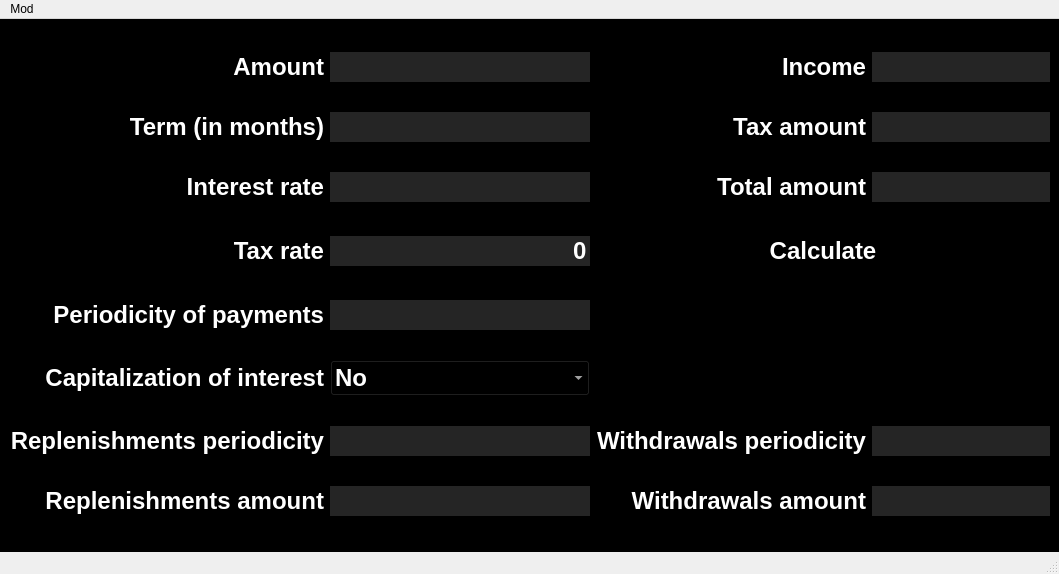
<?xml version="1.0" encoding="UTF-8"?>
<ui version="4.0">
 <class>Deposit</class>
 <widget class="QMainWindow" name="Deposit">
  <property name="geometry">
   <rect>
    <x>0</x>
    <y>0</y>
    <width>987</width>
    <height>574</height>
   </rect>
  </property>
  <property name="windowTitle">
   <string>Deposit Calculator</string>
  </property>
  <widget class="QWidget" name="centralwidget">
   <property name="styleSheet">
    <string notr="true">QWidget {
	background-color: balck;
}</string>
   </property>
   <layout class="QGridLayout" name="gridLayout">
    <item row="0" column="3">
     <widget class="QLineEdit" name="Inc">
      <property name="font">
       <font>
        <family>Arial</family>
        <pointsize>18</pointsize>
        <bold>true</bold>
       </font>
      </property>
      <property name="focusPolicy">
       <enum>Qt::NoFocus</enum>
      </property>
      <property name="styleSheet">
       <string notr="true">QLineEdit {
	background-color: rgb(37, 37, 37);
	border: 1px black;
	color: white;
}</string>
      </property>
      <property name="alignment">
       <set>Qt::AlignRight|Qt::AlignTrailing|Qt::AlignVCenter</set>
      </property>
     </widget>
    </item>
    <item row="0" column="2">
     <widget class="QLabel" name="label_7">
      <property name="font">
       <font>
        <family>Arial</family>
        <pointsize>18</pointsize>
        <bold>true</bold>
       </font>
      </property>
      <property name="styleSheet">
       <string notr="true">QLabel {
	color: white;
}</string>
      </property>
      <property name="text">
       <string>Income</string>
      </property>
      <property name="alignment">
       <set>Qt::AlignRight|Qt::AlignTrailing|Qt::AlignVCenter</set>
      </property>
     </widget>
    </item>
    <item row="3" column="0">
     <widget class="QLabel" name="label_4">
      <property name="font">
       <font>
        <family>Arial</family>
        <pointsize>18</pointsize>
        <bold>true</bold>
       </font>
      </property>
      <property name="styleSheet">
       <string notr="true">QLabel {
	color: white;
}</string>
      </property>
      <property name="text">
       <string>Tax rate</string>
      </property>
      <property name="alignment">
       <set>Qt::AlignRight|Qt::AlignTrailing|Qt::AlignVCenter</set>
      </property>
     </widget>
    </item>
    <item row="2" column="1">
     <widget class="QLineEdit" name="Perc">
      <property name="font">
       <font>
        <family>Arial</family>
        <pointsize>18</pointsize>
        <bold>true</bold>
       </font>
      </property>
      <property name="focusPolicy">
       <enum>Qt::ClickFocus</enum>
      </property>
      <property name="styleSheet">
       <string notr="true">QLineEdit {
	background-color: rgb(37, 37, 37);
	border: 1px black;
	color: white;
}</string>
      </property>
      <property name="alignment">
       <set>Qt::AlignRight|Qt::AlignTrailing|Qt::AlignVCenter</set>
      </property>
     </widget>
    </item>
    <item row="8" column="2">
     <widget class="QLabel" name="label_13">
      <property name="font">
       <font>
        <family>Arial</family>
        <pointsize>18</pointsize>
        <bold>true</bold>
       </font>
      </property>
      <property name="styleSheet">
       <string notr="true">QLabel {
	color: white;
}</string>
      </property>
      <property name="text">
       <string>Withdrawals amount</string>
      </property>
      <property name="alignment">
       <set>Qt::AlignRight|Qt::AlignTrailing|Qt::AlignVCenter</set>
      </property>
     </widget>
    </item>
    <item row="8" column="1">
     <widget class="QLineEdit" name="Add">
      <property name="font">
       <font>
        <family>Arial</family>
        <pointsize>18</pointsize>
        <bold>true</bold>
       </font>
      </property>
      <property name="focusPolicy">
       <enum>Qt::ClickFocus</enum>
      </property>
      <property name="styleSheet">
       <string notr="true">QLineEdit {
	background-color: rgb(37, 37, 37);
	border: 1px black;
	color: white;
}</string>
      </property>
      <property name="alignment">
       <set>Qt::AlignRight|Qt::AlignTrailing|Qt::AlignVCenter</set>
      </property>
     </widget>
    </item>
    <item row="2" column="3">
     <widget class="QLineEdit" name="Total">
      <property name="font">
       <font>
        <family>Arial</family>
        <pointsize>18</pointsize>
        <bold>true</bold>
       </font>
      </property>
      <property name="focusPolicy">
       <enum>Qt::NoFocus</enum>
      </property>
      <property name="styleSheet">
       <string notr="true">QLineEdit {
	background-color: rgb(37, 37, 37);
	border: 1px black;
	color: white;
}</string>
      </property>
      <property name="alignment">
       <set>Qt::AlignRight|Qt::AlignTrailing|Qt::AlignVCenter</set>
      </property>
     </widget>
    </item>
    <item row="6" column="0">
     <widget class="QLabel" name="label_6">
      <property name="font">
       <font>
        <family>Arial</family>
        <pointsize>18</pointsize>
        <bold>true</bold>
       </font>
      </property>
      <property name="styleSheet">
       <string notr="true">QLabel {
	color: white;
}</string>
      </property>
      <property name="text">
       <string>Capitalization of interest</string>
      </property>
      <property name="alignment">
       <set>Qt::AlignRight|Qt::AlignTrailing|Qt::AlignVCenter</set>
      </property>
     </widget>
    </item>
    <item row="8" column="0">
     <widget class="QLabel" name="label_11">
      <property name="font">
       <font>
        <family>Arial</family>
        <pointsize>18</pointsize>
        <bold>true</bold>
       </font>
      </property>
      <property name="styleSheet">
       <string notr="true">QLabel {
	color: white;
}</string>
      </property>
      <property name="text">
       <string>Replenishments amount</string>
      </property>
      <property name="alignment">
       <set>Qt::AlignRight|Qt::AlignTrailing|Qt::AlignVCenter</set>
      </property>
     </widget>
    </item>
    <item row="2" column="2">
     <widget class="QLabel" name="label_9">
      <property name="font">
       <font>
        <family>Arial</family>
        <pointsize>18</pointsize>
        <bold>true</bold>
       </font>
      </property>
      <property name="styleSheet">
       <string notr="true">QLabel {
	color: white;
}</string>
      </property>
      <property name="text">
       <string>Total amount</string>
      </property>
      <property name="alignment">
       <set>Qt::AlignRight|Qt::AlignTrailing|Qt::AlignVCenter</set>
      </property>
     </widget>
    </item>
    <item row="7" column="2">
     <widget class="QLabel" name="label_12">
      <property name="font">
       <font>
        <family>Arial</family>
        <pointsize>18</pointsize>
        <bold>true</bold>
       </font>
      </property>
      <property name="styleSheet">
       <string notr="true">QLabel {
	color: white;
}</string>
      </property>
      <property name="text">
       <string>Withdrawals periodicity</string>
      </property>
      <property name="alignment">
       <set>Qt::AlignRight|Qt::AlignTrailing|Qt::AlignVCenter</set>
      </property>
     </widget>
    </item>
    <item row="2" column="0">
     <widget class="QLabel" name="label_3">
      <property name="font">
       <font>
        <family>Arial</family>
        <pointsize>18</pointsize>
        <bold>true</bold>
       </font>
      </property>
      <property name="styleSheet">
       <string notr="true">QLabel {
	color: white;
}</string>
      </property>
      <property name="text">
       <string>Interest rate</string>
      </property>
      <property name="alignment">
       <set>Qt::AlignRight|Qt::AlignTrailing|Qt::AlignVCenter</set>
      </property>
     </widget>
    </item>
    <item row="4" column="1">
     <widget class="QLineEdit" name="Payout_t">
      <property name="font">
       <font>
        <family>Arial</family>
        <pointsize>18</pointsize>
        <bold>true</bold>
       </font>
      </property>
      <property name="focusPolicy">
       <enum>Qt::ClickFocus</enum>
      </property>
      <property name="styleSheet">
       <string notr="true">QLineEdit {
	background-color: rgb(37, 37, 37);
	border: 1px black;
	color: white;
}</string>
      </property>
      <property name="alignment">
       <set>Qt::AlignRight|Qt::AlignTrailing|Qt::AlignVCenter</set>
      </property>
     </widget>
    </item>
    <item row="0" column="0">
     <widget class="QLabel" name="label">
      <property name="font">
       <font>
        <family>Arial</family>
        <pointsize>18</pointsize>
        <bold>true</bold>
       </font>
      </property>
      <property name="styleSheet">
       <string notr="true">QLabel {
	color: white;
}</string>
      </property>
      <property name="text">
       <string>Amount</string>
      </property>
      <property name="alignment">
       <set>Qt::AlignRight|Qt::AlignTrailing|Qt::AlignVCenter</set>
      </property>
     </widget>
    </item>
    <item row="1" column="0">
     <widget class="QLabel" name="label_2">
      <property name="font">
       <font>
        <family>Arial</family>
        <pointsize>18</pointsize>
        <bold>true</bold>
       </font>
      </property>
      <property name="styleSheet">
       <string notr="true">QLabel {
	color: white;
}</string>
      </property>
      <property name="text">
       <string>Term (in months)</string>
      </property>
      <property name="alignment">
       <set>Qt::AlignRight|Qt::AlignTrailing|Qt::AlignVCenter</set>
      </property>
     </widget>
    </item>
    <item row="7" column="0">
     <widget class="QLabel" name="label_10">
      <property name="font">
       <font>
        <family>Arial</family>
        <pointsize>18</pointsize>
        <bold>true</bold>
       </font>
      </property>
      <property name="styleSheet">
       <string notr="true">QLabel {
	color: white;
}</string>
      </property>
      <property name="text">
       <string>Replenishments periodicity</string>
      </property>
      <property name="alignment">
       <set>Qt::AlignRight|Qt::AlignTrailing|Qt::AlignVCenter</set>
      </property>
     </widget>
    </item>
    <item row="1" column="3">
     <widget class="QLineEdit" name="Tax">
      <property name="font">
       <font>
        <family>Arial</family>
        <pointsize>18</pointsize>
        <bold>true</bold>
       </font>
      </property>
      <property name="focusPolicy">
       <enum>Qt::NoFocus</enum>
      </property>
      <property name="styleSheet">
       <string notr="true">QLineEdit {
	background-color: rgb(37, 37, 37);
	border: 1px black;
	color: white;
}</string>
      </property>
      <property name="alignment">
       <set>Qt::AlignRight|Qt::AlignTrailing|Qt::AlignVCenter</set>
      </property>
     </widget>
    </item>
    <item row="6" column="1">
     <widget class="QComboBox" name="comboBox">
      <property name="minimumSize">
       <size>
        <width>260</width>
        <height>32</height>
       </size>
      </property>
      <property name="font">
       <font>
        <family>Arial</family>
        <pointsize>18</pointsize>
        <bold>true</bold>
       </font>
      </property>
      <property name="styleSheet">
       <string notr="true">QComboBox {
	background-color: black;
	color: white;
}</string>
      </property>
      <item>
       <property name="text">
        <string>No</string>
       </property>
      </item>
      <item>
       <property name="text">
        <string>Yes</string>
       </property>
      </item>
     </widget>
    </item>
    <item row="8" column="3">
     <widget class="QLineEdit" name="Dec">
      <property name="font">
       <font>
        <family>Arial</family>
        <pointsize>18</pointsize>
        <bold>true</bold>
       </font>
      </property>
      <property name="focusPolicy">
       <enum>Qt::ClickFocus</enum>
      </property>
      <property name="styleSheet">
       <string notr="true">QLineEdit {
	background-color: rgb(37, 37, 37);
	border: 1px black;
	color: white;
}</string>
      </property>
      <property name="alignment">
       <set>Qt::AlignRight|Qt::AlignTrailing|Qt::AlignVCenter</set>
      </property>
     </widget>
    </item>
    <item row="0" column="1">
     <widget class="QLineEdit" name="Summ">
      <property name="font">
       <font>
        <family>Arial</family>
        <pointsize>18</pointsize>
        <bold>true</bold>
       </font>
      </property>
      <property name="styleSheet">
       <string notr="true">QLineEdit {
	background-color: rgb(37, 37, 37);
	border: 1px black;
	color: white;
}</string>
      </property>
      <property name="alignment">
       <set>Qt::AlignRight|Qt::AlignTrailing|Qt::AlignVCenter</set>
      </property>
     </widget>
    </item>
    <item row="1" column="2">
     <widget class="QLabel" name="label_8">
      <property name="font">
       <font>
        <family>Arial</family>
        <pointsize>18</pointsize>
        <bold>true</bold>
       </font>
      </property>
      <property name="styleSheet">
       <string notr="true">QLabel {
	color: white;
}</string>
      </property>
      <property name="text">
       <string>Tax amount</string>
      </property>
      <property name="alignment">
       <set>Qt::AlignRight|Qt::AlignTrailing|Qt::AlignVCenter</set>
      </property>
     </widget>
    </item>
    <item row="1" column="1">
     <widget class="QLineEdit" name="Time">
      <property name="font">
       <font>
        <family>Arial</family>
        <pointsize>18</pointsize>
        <bold>true</bold>
       </font>
      </property>
      <property name="focusPolicy">
       <enum>Qt::ClickFocus</enum>
      </property>
      <property name="styleSheet">
       <string notr="true">QLineEdit {
	background-color: rgb(37, 37, 37);
	border: 1px black;
	color: white;
}</string>
      </property>
      <property name="alignment">
       <set>Qt::AlignRight|Qt::AlignTrailing|Qt::AlignVCenter</set>
      </property>
     </widget>
    </item>
    <item row="3" column="1">
     <widget class="QLineEdit" name="Tax_perc">
      <property name="font">
       <font>
        <family>Arial</family>
        <pointsize>18</pointsize>
        <bold>true</bold>
       </font>
      </property>
      <property name="focusPolicy">
       <enum>Qt::ClickFocus</enum>
      </property>
      <property name="styleSheet">
       <string notr="true">QLineEdit {
	background-color: rgb(37, 37, 37);
	border: 1px black;
	color: white;
}</string>
      </property>
      <property name="text">
       <string>0</string>
      </property>
      <property name="alignment">
       <set>Qt::AlignRight|Qt::AlignTrailing|Qt::AlignVCenter</set>
      </property>
     </widget>
    </item>
    <item row="7" column="1">
     <widget class="QLineEdit" name="Add_t">
      <property name="font">
       <font>
        <family>Arial</family>
        <pointsize>18</pointsize>
        <bold>true</bold>
       </font>
      </property>
      <property name="focusPolicy">
       <enum>Qt::ClickFocus</enum>
      </property>
      <property name="styleSheet">
       <string notr="true">QLineEdit {
	background-color: rgb(37, 37, 37);
	border: 1px black;
	color: white;
}</string>
      </property>
      <property name="alignment">
       <set>Qt::AlignRight|Qt::AlignTrailing|Qt::AlignVCenter</set>
      </property>
     </widget>
    </item>
    <item row="7" column="3">
     <widget class="QLineEdit" name="Dec_t">
      <property name="font">
       <font>
        <family>Arial</family>
        <pointsize>18</pointsize>
        <bold>true</bold>
       </font>
      </property>
      <property name="focusPolicy">
       <enum>Qt::ClickFocus</enum>
      </property>
      <property name="styleSheet">
       <string notr="true">QLineEdit {
	background-color: rgb(37, 37, 37);
	border: 1px black;
	color: white;
}</string>
      </property>
      <property name="alignment">
       <set>Qt::AlignRight|Qt::AlignTrailing|Qt::AlignVCenter</set>
      </property>
     </widget>
    </item>
    <item row="3" column="2" colspan="2">
     <widget class="QPushButton" name="Res">
      <property name="font">
       <font>
        <family>Arial</family>
        <pointsize>18</pointsize>
        <bold>true</bold>
       </font>
      </property>
      <property name="styleSheet">
       <string notr="true">QPushButton {
	background-color: black;
	border: 1px #ffffff;
	padding: 5px;
	color: white;
}

QPushButton: pressed {
	background-color: #808080;
	border: 1px #ffffff;
	padding: 5px;
	color: white;
}</string>
      </property>
      <property name="text">
       <string>Calculate</string>
      </property>
     </widget>
    </item>
    <item row="4" column="0">
     <widget class="QLabel" name="label_5">
      <property name="font">
       <font>
        <family>Arial</family>
        <pointsize>18</pointsize>
        <bold>true</bold>
       </font>
      </property>
      <property name="styleSheet">
       <string notr="true">QLabel {
	color: white;
}</string>
      </property>
      <property name="text">
       <string>Periodicity of payments</string>
      </property>
      <property name="alignment">
       <set>Qt::AlignRight|Qt::AlignTrailing|Qt::AlignVCenter</set>
      </property>
     </widget>
    </item>
    <item row="4" column="2" colspan="2">
     <widget class="QLabel" name="ErrMsg">
      <property name="minimumSize">
       <size>
        <width>454</width>
        <height>22</height>
       </size>
      </property>
      <property name="font">
       <font>
        <family>Arial</family>
        <pointsize>18</pointsize>
        <bold>true</bold>
       </font>
      </property>
      <property name="styleSheet">
       <string notr="true">QLabel {
	color: red;
}
</string>
      </property>
      <property name="text">
       <string/>
      </property>
      <property name="alignment">
       <set>Qt::AlignCenter</set>
      </property>
     </widget>
    </item>
   </layout>
  </widget>
  <widget class="QMenuBar" name="menubar">
   <property name="geometry">
    <rect>
     <x>0</x>
     <y>0</y>
     <width>987</width>
     <height>24</height>
    </rect>
   </property>
   <widget class="QMenu" name="menuMod">
    <property name="title">
     <string>Mod</string>
    </property>
    <addaction name="actionCalc"/>
    <addaction name="actionPlot"/>
    <addaction name="actionCredit"/>
    <addaction name="actionDeposit"/>
   </widget>
   <addaction name="menuMod"/>
  </widget>
  <widget class="QStatusBar" name="statusbar"/>
  <action name="actionCalc">
   <property name="checkable">
    <bool>true</bool>
   </property>
   <property name="text">
    <string>Calc</string>
   </property>
  </action>
  <action name="actionPlot">
   <property name="checkable">
    <bool>true</bool>
   </property>
   <property name="text">
    <string>Plot</string>
   </property>
  </action>
  <action name="actionCredit">
   <property name="checkable">
    <bool>true</bool>
   </property>
   <property name="text">
    <string>Credit</string>
   </property>
  </action>
  <action name="actionDeposit">
   <property name="checkable">
    <bool>true</bool>
   </property>
   <property name="checked">
    <bool>true</bool>
   </property>
   <property name="enabled">
    <bool>false</bool>
   </property>
   <property name="text">
    <string>Deposit</string>
   </property>
  </action>
 </widget>
 <resources/>
 <connections/>
</ui>
